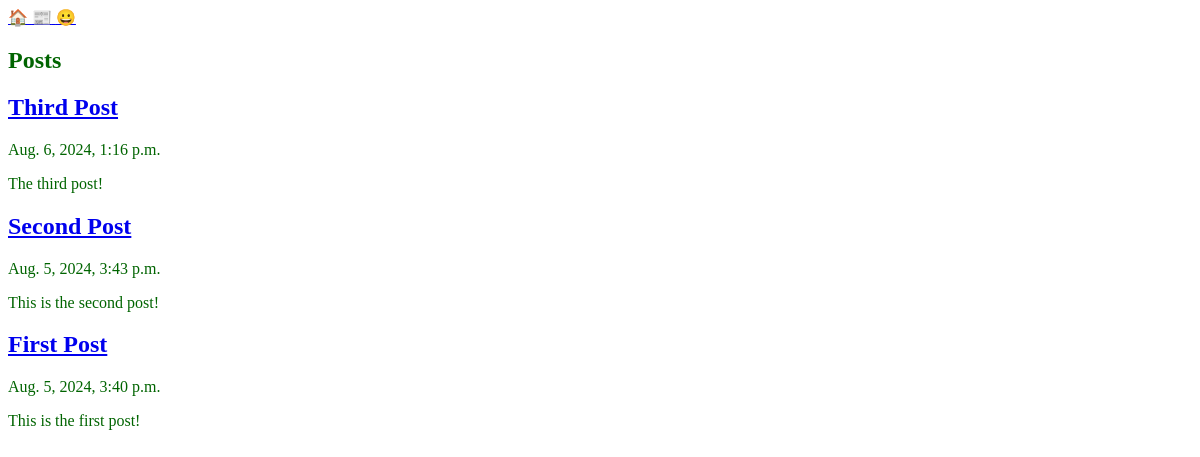
The app's page /posts/, older data.
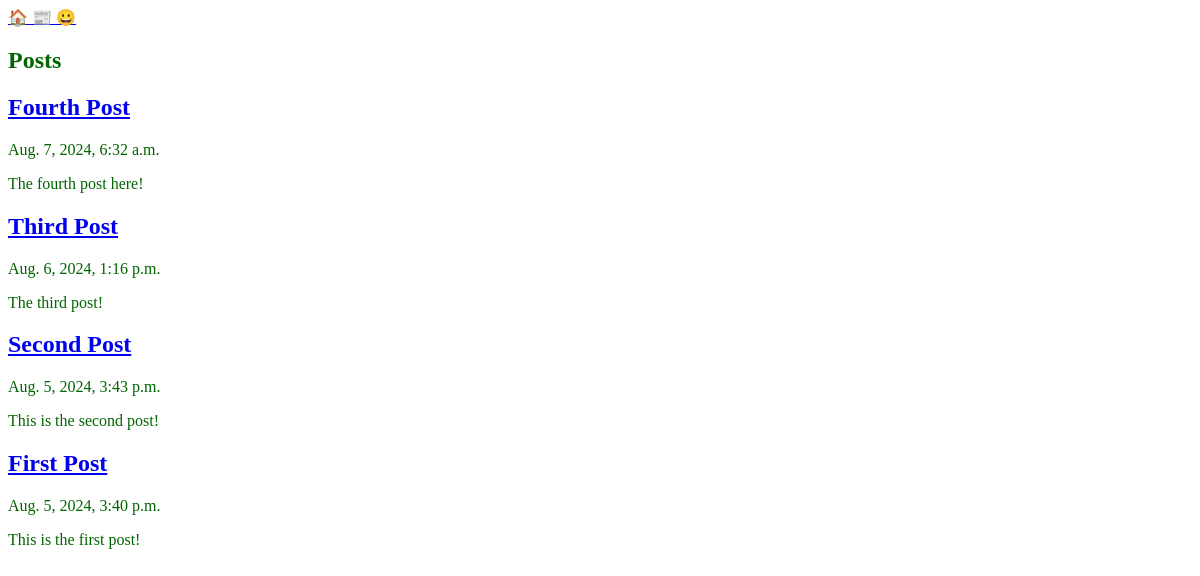
The same page, newer data.
### posts/models.py (models this page shows, shortened)
class Post(models.Model):
    title = models.CharField(max_length = 100)
    body = models.TextField()
    slug = models.SlugField()
    date = models.DateTimeField(auto_now_add=True)
    banner = models.ImageField(default = "fallback.png", blank=True)

### posts/views.py (the view)
# urls.py: path("",views.posts_lists, name="list"),
def posts_lists(request):
    posts = Post.objects.all().order_by("-date")
    return render(request, 'posts/posts_list.html', {"posts": posts})

### posts/templates/posts/posts_list.html (shortened to what this page needs)
{% extends 'layout.html' %}
{% block content %}
<section>
    <h1>Posts</h1>
    {% for post in posts %}
        <article class="post">
            <h2>
                <a href ="{% url 'posts:page' slug=post.slug %}">
                {{ post.title }}
                </a>
            </h2>
            <p>{{ post.date }}</p>
            <p>{{ post.body }}</p>
        </article>
    {% endfor %}
</section>
{% endblock %}

### templates/layout.html (shortened to what this page needs)
<!DOCTYPE html>
{% load static %}
<html lang="en">
<head>
    <link rel="stylesheet" href="{% static 'css/style.css' %}">
</head>
<body>
    <nav>
        <a href="/">
            <span role="img" aria-label="Home">🏠</span>
        </a>
        <a href="{% url 'posts:list' %}">
            <span role="img" aria-label="Posts">📰</span>
            </a>
        <a href="/about">
            <span role="img" aria-label="About">😀</span>
            </a>
    </nav>
    <main>
        {% block content %}
        {% endblock %}
    </main>
</body>
</html>

### static/css/style.css (style rules this page uses)
body { color: darkgreen; }

Row changes from the older to the newer data that the page shows:
added Post: title "Fourth Post", date "Aug. 7, 2024, 6:32 a.m.", body "The fourth post here!"
